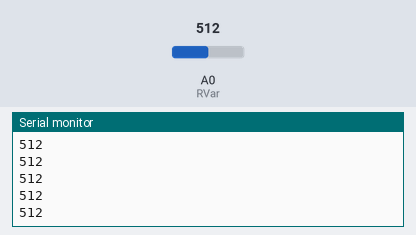
A sketch run on a simulated Arduino Uno, built with avr-gcc and run on an emulated ATmega328P. Parts: the last lines printed to the serial monitor. The inputs (shaded band) are chosen by the test bench; at power-on: A0 (RVar) = 512.

Above: at 1.2 s.
1.3 s: A0 (RVar) set to 716
At 1.31 s:
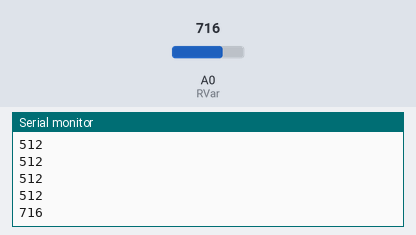
2.8 s: A0 (RVar) set to 900
At 2.81 s:
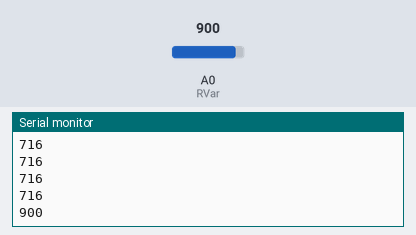
Timing chart, 0 to 5.8 s (numbered marks = the images above; inputs shaded):
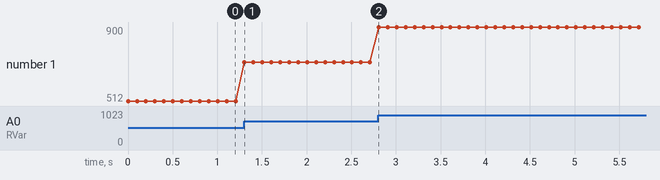

Measured:
- after the input at 1.3 s, the serial monitor: prints a new line at once (image 1)
- after the input at 2.8 s, the serial monitor: prints a new line at once (image 2)
- plotted number 1: 512 → 716 after the input at 1.3 s, 716 → 900 after the input at 2.8 s

The sketch:

testoscillo.ino
```cpp
// --- constantes des broches ---

const int RVar=0; //declaration constante de broche analogique

// --- Déclaration des variables globales ---
int mesureBrute=0;// Variable pour acquisition résultat brut de conversion analogique numérique

//**************** FONCTION SETUP = Code d'initialisation *****

void setup()   { // debut de la fonction setup()

Serial.begin(115200); // initialise connexion série à 115200 bauds
// IMPORTANT : régler le terminal côté PC avec la même valeur de transmission


} // fin de la fonction setup()

//***** FONCTION LOOP = Boucle sans fin *****


void loop(){ // debut de la fonction loop()

// acquisition conversion analogique-numerique (CAN) sur la voie analogique
mesureBrute=analogRead(RVar);

// affiche valeur numerique entière ou à virgule au format décimal
Serial.println(mesureBrute);

delay(100);

} // fin de la fonction loop() - le programme recommence au début de la fonction loop sans fin
```
